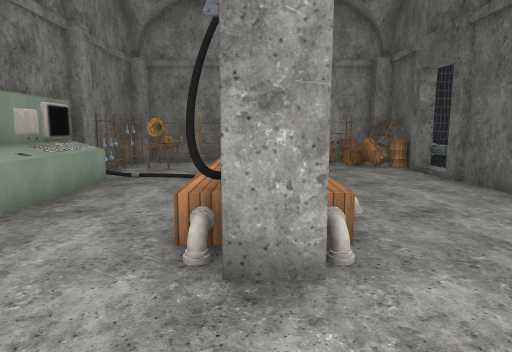
[1] (above)

13 first-person views from a walk through a 3-D level made in the Unity game engine. The camera is 1.3 m above the floor, tilts 8° down and sees 75° across. Doors are open. The floor is counted in squares, 1 m on a side. Each view is taken from the middle of a square. On the plan, view 1 faces up. The plan holds only what a view shows up to about 14 squares ahead; the rest is blank. The place goes on beyond the plan. Some animated figures are left out. Some surface patterns are stand-ins.

[2]
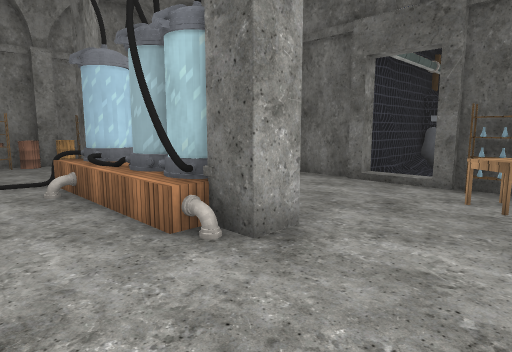

[3]
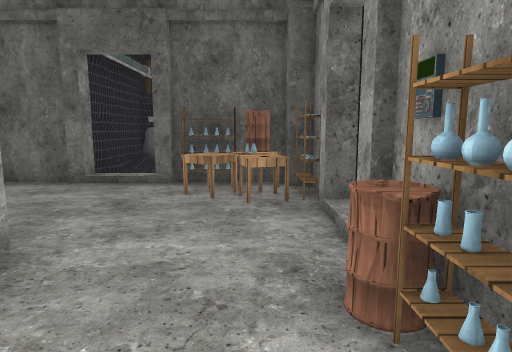

[4]
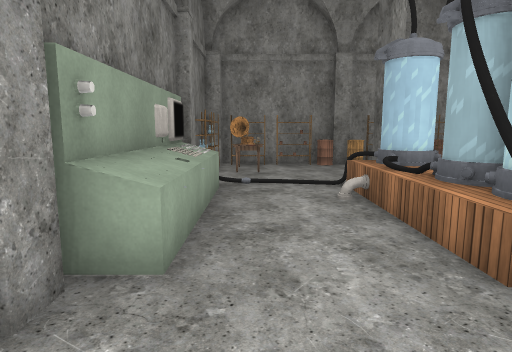

[5]
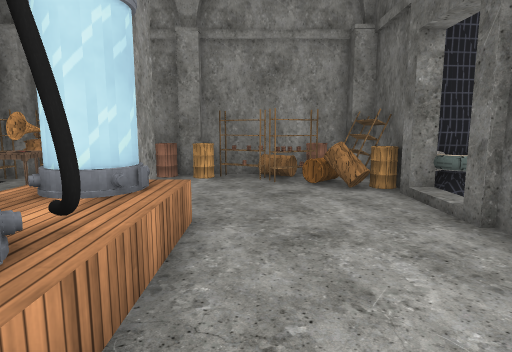

[6]
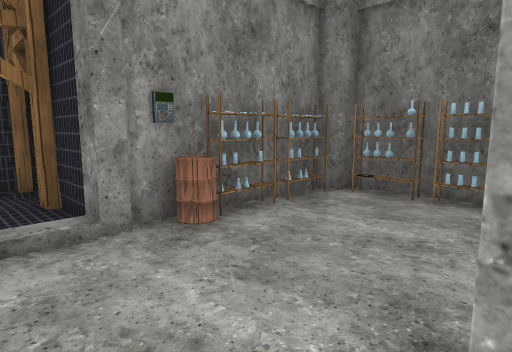

[7]
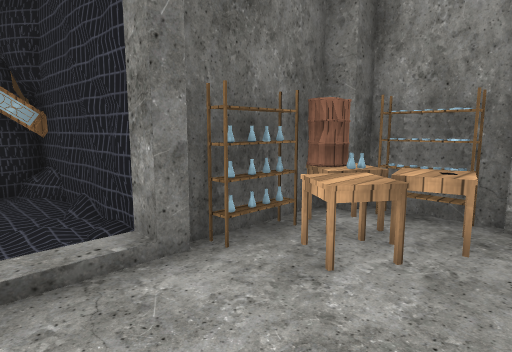

[8]
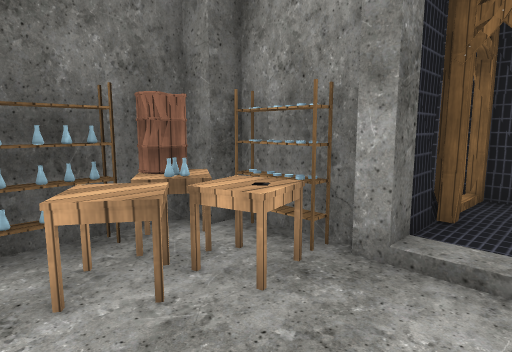

[9]
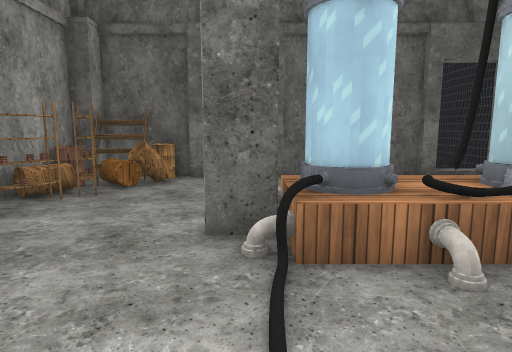

[10]
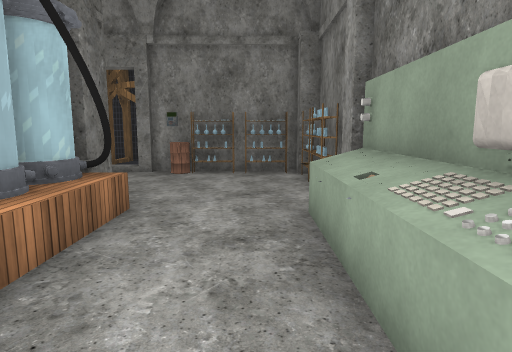

[11]
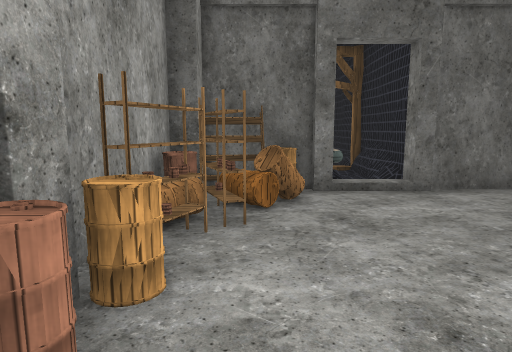

[12]
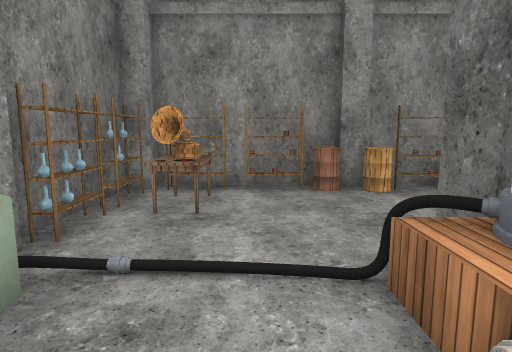

[13]
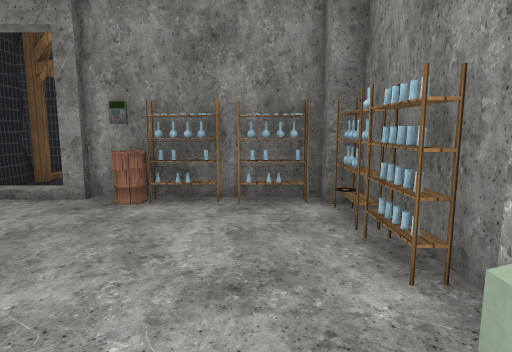

### Floor plan
Key: @ floor where view 1 was taken; # wall or solid block; . floor; / step, stairs or slope; D open door; = window, fence, low wall or low ledge; ^ raised ledge; O other object.
Columns run from 5 left of view 1 to 10 right of it. Each row starts with its distance up from view 1.
 14  ########O#
 13 ##OOOOOOOO#
 12 #OO.....OOO
 11 ##O......OO#
 10 #O......../=
  9 #....#=...#####
  8 #O..#OO...##
  7 #O..^O^...#
  6   ..=O#...#
  5   ..^#O...#
  4   ..OOO...#####O
  3 #....#..../....O
  2 #O........######
  1 #O......OOO
  0 #O..O@..OOO
 -1 #    ODDO #
 -2      #DD#
 -3      ####

Where each view was taken, in squares from view 1:
view 1: 0 up, 0 right, facing up
view 2: 0 up, 3 left, facing up-right
view 3: 0 up, 3 left, facing right
view 4: 1 up, 3 left, facing up
view 5: 4 up, 2 right, facing up
view 6: 3 up, 2 right, facing down-left
view 7: 4 up, 2 right, facing down-right
view 8: 2 up, 1 right, facing down-right
view 9: 9 up, 4 left, facing right
view 10: 9 up, 3 left, facing down
view 11: 12 up, 2 left, facing right
view 12: 6 up, 2 left, facing up
view 13: 5 up, 3 left, facing down
